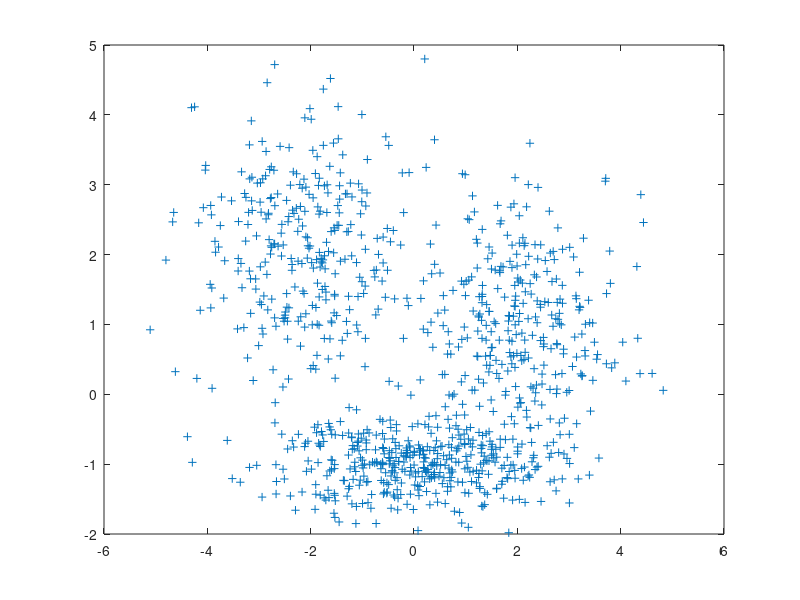

This chart was generated by the following MATLAB code: (Note: this script raises an error after producing the figure.)
clc;
clear all; %#ok<CLALL>

% Initial parameters:
mu1 = [2 1];
mu2 = [-2 2];
mu3 = [0 -1];
Sig1 = eye(2);
Sig2 = eye(2);
Sig3 = diag([2, 0.1]);
N = [300,300,400];

plot_truepdf = false;
plot_sample = true;

%% Plot True Probability Density
if plot_truepdf
    x = -2:0.1:2;
    y = -2:0.1:2;
    [X_axis,Y_axis] = meshgrid(x, y);
    F1 = mvnpdf([X_axis(:) Y_axis(:)], mu1, Sig1);
    F1 = reshape(F1,length(Y_axis),length(X_axis));
    F2 = mvnpdf([X_axis(:) Y_axis(:)], mu2, Sig2);
    F2 = reshape(F2,length(Y_axis),length(X_axis));
    F3 = mvnpdf([X_axis(:) Y_axis(:)], mu3, Sig3);
    F3 = reshape(F3,length(Y_axis),length(X_axis));
    figure(1);
    surf(x,y,N(1)/sum(N).*F1);
    hold on;
    surf(x,y,N(2)/sum(N).*F2);
    hold on;
    surf(x,y,N(3)/sum(N).*F3);
    xlabel('x'); ylabel('y'); zlabel('Probability Density');
end

%% Random Samples
rng default  % For reproducibility
R = [mvnrnd(mu1,Sig1,N(1)); mvnrnd(mu2,Sig2,N(2)); mvnrnd(mu3,Sig3,N(3))];
if plot_sample
    figure(2);
    plot(R(:,1),R(:,2),'+');
end

%% Inference
K = 3;
[mu,sig] = mixture_gauss2D(R,K,4);

%% Visualization
figure(2);
hold on;
plot(mu(:,1),mu(:,2),'r*')